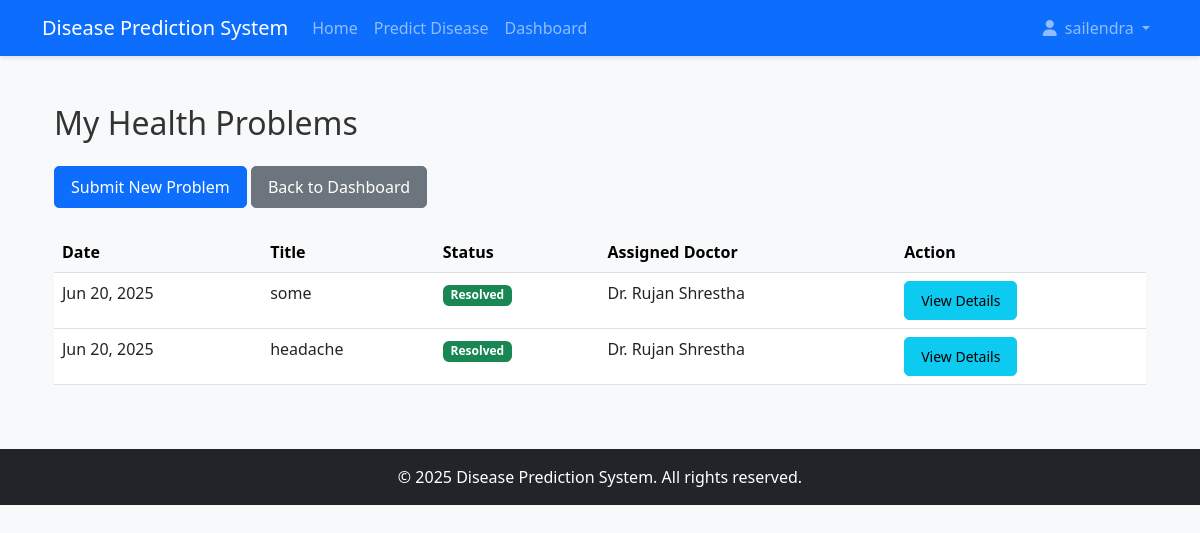
Screenshot of /prediction/problem/list/ (signed in) with the database file from the repository.
### accounts/models.py (models this page shows, shortened)
class UserProfile(models.Model):
    USER_TYPES = (
        ('patient', 'Patient'),
        ('doctor', 'Doctor'),
        ('admin', 'Admin'),
    )
    user = models.OneToOneField(User, on_delete=models.CASCADE, related_name='profile')
    user_type = models.CharField(max_length=10, choices=USER_TYPES, default='patient')
    profile_picture = models.ImageField(upload_to='profile_pics', blank=True, null=True)
    phone_number = models.CharField(max_length=15, blank=True, null=True)
    address = models.TextField(blank=True, null=True)
    date_of_birth = models.DateField(blank=True, null=True)
    created_at = models.DateTimeField(auto_now_add=True)
    updated_at = models.DateTimeField(auto_now=True)

class Doctor(models.Model):
    user_profile = models.OneToOneField(UserProfile, on_delete=models.CASCADE, related_name='doctor_profile')
    specialization = models.CharField(max_length=100)
    qualification = models.CharField(max_length=100)
    experience_years = models.PositiveIntegerField(default=0)
    license_number = models.CharField(max_length=50, unique=True)
    is_verified = models.BooleanField(default=False)
    bio = models.TextField(blank=True, null=True)
    consultation_fee = models.DecimalField(max_digits=10, decimal_places=2, default=0)

### prediction/models.py (models this page shows, shortened)
class PatientProblem(models.Model):
    STATUS_CHOICES = (
        ('pending', 'Pending'),
        ('in_review', 'In Review'),
        ('resolved', 'Resolved'),
    )
    patient = models.ForeignKey(Patient, on_delete=models.CASCADE, related_name='problems')
    title = models.CharField(max_length=200)
    description = models.TextField()
    symptoms = models.TextField(blank=True, null=True)
    duration = models.CharField(max_length=100, blank=True, null=True)
    taking_medicine = models.CharField(max_length=5, blank=True, null=True)
    medicine_details = models.TextField(blank=True, null=True)
    picture = models.ImageField(upload_to='problem_images/', blank=True, null=True)
    status = models.CharField(max_length=20, choices=STATUS_CHOICES, default='pending')
    assigned_doctor = models.ForeignKey(Doctor, on_delete=models.SET_NULL, null=True, blank=True, related_name='assigned_problems')
    doctor_response = models.TextField(blank=True, null=True)
    created_at = models.DateTimeField(auto_now_add=True)
    updated_at = models.DateTimeField(auto_now=True)

### prediction/views.py (the view)
# urls.py: path('problem/list/', views.problem_list, name='problem_list'),
@login_required
def problem_list(request):
    user_profile = UserProfile.objects.get(user=request.user)
    if user_profile.user_type != 'patient':
        messages.error(request, 'Only patients can view their problems')
        return redirect('home')
    patient = Patient.objects.get(user_profile=user_profile)
    problems = PatientProblem.objects.filter(patient=patient).order_by('-created_at')
    return render(request, 'prediction/problem_list.html', {'problems': problems})

### templates/prediction/problem_list.html (shortened to what this page needs)
{% extends 'base/base.html' %}
{% block content %}
<div class="container mt-5">
    <h2 class="mb-4">My Health Problems</h2>
    <div class="mb-4">
        <a href="{% url 'submit_problem' %}" class="btn btn-primary">Submit New Problem</a>
        <a href="{% url 'patient_dashboard' %}" class="btn btn-secondary">Back to Dashboard</a>
    </div>
    {% if problems %}
    <div class="table-responsive">
        <table class="table table-hover">
            <thead class="table-light">
                <tr>
                    <th>Date</th>
                    <th>Title</th>
                    <th>Status</th>
                    <th>Assigned Doctor</th>
                    <th>Action</th>
                </tr>
            </thead>
            <tbody>
                {% for problem in problems %}
                <tr>
                    <td>{{ problem.created_at|date:"M d, Y" }}</td>
                    <td>{{ problem.title }}</td>
                    <td>
                        {% if problem.status == 'pending' %}
                        <span class="badge bg-warning">Pending</span>
                        {% elif problem.status == 'in_review' %}
                        <span class="badge bg-info">In Review</span>
                        {% elif problem.status == 'resolved' %}
                        <span class="badge bg-success">Resolved</span>
                        {% endif %}
                    </td>
                    <td>
                        {% if problem.assigned_doctor %}
                        Dr. {{ problem.assigned_doctor.user_profile.user.first_name }} {{ problem.assigned_doctor.user_profile.user.last_name }}
                        {% else %}
                        <span class="text-muted">Unassigned</span>
                        {% endif %}
                    </td>
                    <td>
                        <a href="{% url 'problem_detail' problem.id %}" class="btn btn-sm btn-info">View Details</a>
                    </td>
                </tr>
                {% endfor %}
            </tbody>
        </table>
    </div>
    {% else %}
    <div class="alert alert-info">
        <p>You haven't submitted any health problems yet.</p>
    </div>
    {% endif %}
</div>
{% endblock %}

### templates/base/base.html (shortened to what this page needs)
<!DOCTYPE html>
<html lang="en">
<head>
    <link href="https://cdn.jsdelivr.net/npm/bootstrap@5.3.0/dist/css/bootstrap.min.css" rel="stylesheet">
    <link rel="stylesheet" href="/static/css/style.css">
    <link rel="stylesheet" href="https://cdnjs.cloudflare.com/ajax/libs/font-awesome/6.0.0/css/all.min.css">
</head>
<body>
    <nav class="navbar navbar-expand-lg navbar-dark bg-primary">
        <div class="container">
            <a class="navbar-brand" href="{% url 'home' %}">Disease Prediction System</a>
            <div class="collapse navbar-collapse" id="navbarNav">
                <ul class="navbar-nav me-auto">
                    <li class="nav-item">
                        <a class="nav-link" href="{% url 'home' %}">Home</a>
                    </li>
                    <li class="nav-item">
                        <a class="nav-link" href="{% url 'prediction_home' %}">Predict Disease</a>
                    </li>
                    {% if user.is_authenticated %}
                        <li class="nav-item">
                            <a class="nav-link" href="{% url 'dashboard_home' %}">Dashboard</a>
                        </li>
                    {% endif %}
                </ul>
                <ul class="navbar-nav">
                    {% if user.is_authenticated %}
                        <li class="nav-item dropdown">
                            <a class="nav-link dropdown-toggle" href="#" id="navbarDropdown" role="button" data-bs-toggle="dropdown">
                                <i class="fas {% if user.profile.user_type == 'patient' %}fa-user{% elif user.profile.user_type == 'doctor' %}fa-user-md{% elif user.profile.user_type == 'admin' %}fa-user-shield{% endif %} me-1"></i>
                                {{ user.username }}
                            </a>
                        </li>
                    {% endif %}
                </ul>
            </div>
        </div>
    </nav>
    <div class="container mt-4">
        {% block content %}{% endblock %}
    </div>
    <footer class="bg-dark text-white text-center py-3 mt-5">
        <div class="container">
            <p class="mb-0">&copy; {% now "Y" %} Disease Prediction System. All rights reserved.</p>
        </div>
    </footer>
</body>
</html>

### static/css/style.css (style rules this page uses)
body { font-family: 'Segoe UI', Tahoma, Geneva, Verdana, sans-serif; background-color: #f8f9fa; color: #333; }
.navbar { box-shadow: 0 2px 4px rgba(0, 0, 0, 0.1); }
.btn { border-radius: 5px; padding: 8px 16px; font-weight: 500; }
.btn-primary { background-color: #0d6efd; border-color: #0d6efd; }

### rows the page displays
PatientProblem: created_at "Jun 20, 2025", title "some", status "Resolved", assigned_doctor.user_profile.user.first_name "Rujan", assigned_doctor.user_profile.user.last_name "Shrestha"
PatientProblem: created_at "Jun 20, 2025", title "headache", status "Resolved", assigned_doctor.user_profile.user.first_name "Rujan", assigned_doctor.user_profile.user.last_name "Shrestha"

### other values shown
{{ user.username }} "sailendra"
